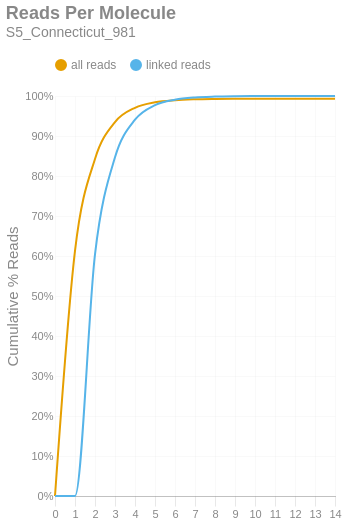

Here is the notebook cell this chart was saved with:
### Markdown cell above
### Reads per Molecule
This chart shows the cumulative distribution of the number of reads per linked molecule. That is, how many alignments are associated with a unique molecule. This excludes the number of reads associated with invalid or absent linked-read barcodes. The `linked` histogram is the percentages recalculated when disregarding singletons.

### Code cell
if SKIPLR:
    print_html(f"Skipped")
else:
    counts = np.bincount(valids['reads'].cast(pl.Int64).to_numpy())
    weighted = counts * np.arange(len(counts))
    all_perc = weighted / n_reads
    linked_perc = weighted / n_linked_reads
    linked_perc[1] = 0
    binned_df = pl.DataFrame({
        'readsper': list(range(len(counts))),
        'all reads (cumsum)': np.cumsum(all_perc).tolist(),
        'linked reads (cumsum)': np.cumsum(linked_perc).tolist(),
    })

    with SafeRender(binned_df):
        (
            density_plot(binned_df, 'Reads Per Molecule', samplename, 'readspmol')
            .encode(
                x=alt.X('readsper:O', title=None).axis(labelAngle=0).scale(padding=0),
                y=alt.Y('value:Q', title='Cumulative % Reads').axis(format='%').stack(False),
                color=alt.Color("key:N").scale(domain=["all reads", "linked reads"]),
                tooltip=[
                    alt.Tooltip("key:N", title="Data Type"),
                    alt.Tooltip("readsper:O", title="Reads Per Molecule"),
                    alt.Tooltip("value:Q", format=".2%", title="% Reads (Cum.)")
                ]            
            )
        ).display()

### Figure 1 — Vega-Lite specification as saved in the notebook (floating-point values rounded to 4 significant figures)
{"width": "container", "height": 400, "config": {"title": {"anchor": "start", "dy": -15, "fontSize": 18, "color": "#888888", "subtitleColor": "#888888", "subtitleFontSize": 14}, "arc": {"fill": "#0072B2"}, "axis": {"domainColor": "#888888", "domainWidth": 0.5, "gridWidth": 0.2, "grid": false, "titleFontWeight": 400, "titleFontSize": 15, "labelFontSize": 11, "labelColor": "#888888", "tickColor": "#888888", "tickWidth": 0.2, "titleColor": "#888888"}, "axisBand": {"grid": false}, "axisX": {"grid": true, "tickSize": 10, "domainCap": "round"}, "axisY": {"domain": false, "grid": true, "tickSize": 0, "domainCap": "round"}, "background": "transparent", "header": {"labelFontSize": 15, "labelColor": "#888888", "titleFontSize": 15, "titleFontWeight": 600, "titleColor": "#888888"}, "legend": {"labelFont": "sans-serif", "labelFontSize": 12, "labelColor": "#888888", "symbolSize": 100, "symbolType": "circle", "titleFontSize": 12, "titlePadding": 10, "titleColor": "#888888", "title": null, "orient": "top"}, "range": {"category": ["#E69F00", "#56B4E9", "#009E73", "#F0E442", "#0072B2", "#D55E00", "#CC79A7", "#000000"], "diverging": ["#cfe8f3", "#a2d4ec", "#73bfe2", "#46abdb", "#1696d2", "#12719e"]}, "area": {"fill": "#0072B2", "fillOpacity": 0.7, "line": true, "strokeOpacity": 0.7}, "line": {"color": "#0072B2", "stroke": "#0072B2", "strokeWidth": 2}, "trail": {"color": "#0072B2", "stroke": "#0072B2", "strokeWidth": 0, "size": 1}, "point": {"filled": true, "fillOpacity": 1.0, "size": 95}, "text": {"color": "#888888", "fontSize": 11, "align": "right", "fontWeight": 400, "size": 11}, "bar": {"fill": "#0072B2", "stroke": null}, "view": {"stroke": null, "continuousWidth": 660, "continuousHeight": 400}}, "data": {"name": "data-36f6d8559b85833200a80a19c85f3021"}, "mark": {"type": "line", "interpolate": "monotone", "point": {"opacity": 0, "size": 275}}, "encoding": {"color": {"field": "key", "scale": {"domain": ["all reads", "linked reads"]}, "type": "nominal"}, "tooltip": [{"field": "key", "title": "Data Type", "type": "nominal"}, {"field": "readsper", "title": "Reads Per Molecule", "type": "ordinal"}, {"field": "value", "format": ".2%", "title": "% Reads (Cum.)", "type": "quantitative"}], "x": {"axis": {"labelAngle": 0}, "field": "readsper", "scale": {"padding": 0}, "title": null, "type": "ordinal"}, "y": {"axis": {"format": "%"}, "field": "value", "stack": false, "title": "Cumulative % Reads", "type": "quantitative"}}, "params": [{"name": "param_c36ac31b6afebe62", "select": {"type": "point", "fields": ["key"]}, "bind": "legend"}], "title": {"text": "Reads Per Molecule", "subtitle": "S5_Connecticut_981"}, "transform": [{"fold": ["all reads (cumsum)", "linked reads (cumsum)"]}, {"calculate": "replace(datum.key, ' (cumsum)', '')", "as": "key"}, {"filter": {"param": "param_c36ac31b6afebe62"}}], "usermeta": {"embedOptions": {"downloadFileName": "S5_Connecticut_981.readspmol"}}, "$schema": "https://vega.github.io/schema/vega-lite/v6.1.0.json", "datasets": {"data-36f6d8559b85833200a80a19c85f3021": [{"readsper": 0, "all reads (cumsum)": 0.0, "linked reads (cumsum)": 0.0}, {"readsper": 1, "all reads (cumsum)": 0.613, "linked reads (cumsum)": 0.0}, {"readsper": 2, "all reads (cumsum)": 0.8427, "linked reads (cumsum)": 0.6042}, {"readsper": 3, "all reads (cumsum)": 0.9349, "linked reads (cumsum)": 0.8468}, {"readsper": 4, "all reads (cumsum)": 0.9706, "linked reads (cumsum)": 0.9407}, {"readsper": 5, "all reads (cumsum)": 0.9844, "linked reads (cumsum)": 0.977}, {"readsper": 6, "all reads (cumsum)": 0.9896, "linked reads (cumsum)": 0.9907}, {"readsper": 7, "all reads (cumsum)": 0.9917, "linked reads (cumsum)": 0.9963}, {"readsper": 8, "all reads (cumsum)": 0.9925, "linked reads (cumsum)": 0.9984}, {"readsper": 9, "all reads (cumsum)": 0.9929, "linked reads (cumsum)": 0.9994}, {"readsper": 10, "all reads (cumsum)": 0.993, "linked reads (cumsum)": 0.9997}, {"readsper": 11, "all reads (cumsum)": 0.9931, "linked reads (cumsum)": 0.9999}, {"readsper": 12, "all reads (cumsum)": 0.9931, "linked reads (cumsum)": 1.0}, {"readsper": 13, "all reads (cumsum)": 0.9931, "linked reads (cumsum)": 1.0}, {"readsper": 14, "all reads (cumsum)": 0.9931, "linked reads (cumsum)": 1.0}]}}
